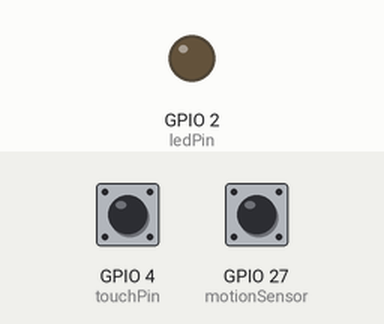
Bench run of a program on a simulated ESP32. Parts: output pins drawn as LEDs (lit = HIGH). The test bench sets the inputs (shaded band); at power-on: GPIO 4 (touchPin) HIGH, GPIO 27 (motionSensor) HIGH. WiFi joins after 1.5 s; servers stay silent unless stated; what the program prints to the serial monitor is not drawn.

Above: at 2.7 s.
2.8 s: GPIO 4 (touchPin) pulled LOW for 0.15 s
At 3.15 s:
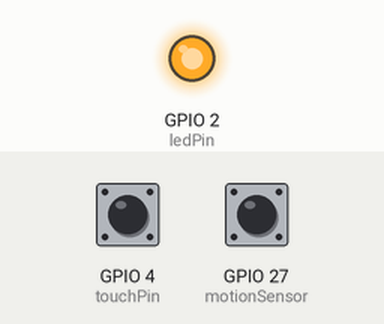
4.8 s: GPIO 27 (motionSensor) pulsed LOW 2 times (0.12 s each, 0.3 s apart)
Timing chart, 0 to 7.8 s (numbered marks = the images above; inputs shaded):
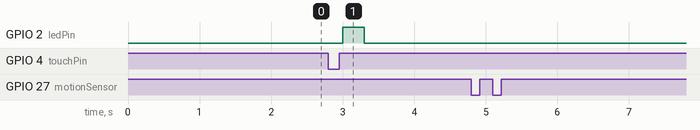

Measured:
- after the input at 2.8 s, GPIO 2 (ledPin): LOW → HIGH after 0.20 s, → LOW 0.30 s later
- after the input at 4.8 s, every drawn part: stays the same

The program:

main.cpp
```cpp
#include <Arduino.h>


/*
  Rui Santos
  Complete project details at https://RandomNerdTutorials.com/telegram-esp32-motion-detection-arduino/

  Project created using Brian Lough's Universal Telegram Bot Library: https://github.com/witnessmenow/Universal-Arduino-Telegram-Bot
*/

#include <WiFi.h>
#include <WiFiClientSecure.h>
#include <UniversalTelegramBot.h>
#include <ArduinoJson.h>

// Replace with your network credentials
static const char* WIFI_SSID = ENV_WIFI_SSID;
static const char* WIFI_PASSWORD = ENV_WIFI_PASSWORD;

// Initialize Telegram BOT
#define BOTtoken ENV_BOT_TOKEN  // your Bot Token (Get from Botfather)

// Use @myidbot to find out the chat ID of an individual or a group
// Also note that you need to click "start" on a bot before it can
// message you
#define CHAT_ID ENV_CHAT_ID

WiFiClientSecure client;
UniversalTelegramBot bot(BOTtoken, client);

const int motionSensor = 27; // PIR Motion Sensor
bool motionDetected = false;

// Indicates when motion is detected
void IRAM_ATTR detectsMovement() {
  //Serial.println("MOTION DETECTED!!!");
  motionDetected = true;
}

// set pin numbers
const int touchPin = 4;
const int ledPin = 2;

// change with your threshold value
const int threshold = 40;
// variable for storing the touch pin value
int touchValue;

bool touch1detected = false;

void gotTouch1(){
 touch1detected = true;
}


// put function declarations here:
int myFunction(int, int);

void setup() {
  Serial.begin(115200);

  // PIR Motion Sensor mode INPUT_PULLUP
  pinMode(motionSensor, INPUT_PULLUP);
  // Set motionSensor pin as interrupt, assign interrupt function and set RISING mode
  attachInterrupt(digitalPinToInterrupt(motionSensor), detectsMovement, RISING);

  // initialize the LED pin as an output:
  pinMode (ledPin, OUTPUT);

  touchAttachInterrupt(touchPin, gotTouch1, threshold);

  // Attempt to connect to Wifi network:
  Serial.print("Connecting Wifi: ");
  Serial.println(WIFI_SSID);

  WiFi.mode(WIFI_STA);
  WiFi.begin(WIFI_SSID, WIFI_PASSWORD);
  client.setCACert(TELEGRAM_CERTIFICATE_ROOT); // Add root certificate for api.telegram.org

  while (WiFi.status() != WL_CONNECTED) {
    Serial.print(".");
    delay(500);
  }

  Serial.println("");
  Serial.println("WiFi connected");
  Serial.print("IP address: ");
  Serial.println(WiFi.localIP());

  // bot.sendMessage(CHAT_ID, "Bot started up", "");
}

void loop() {
  if(motionDetected){
    bot.sendMessage(CHAT_ID, "Motion detected!!", "");
    Serial.println("Motion Detected");
    motionDetected = false;
  }

  // // read the state of the pushbutton value:
  // touchValue = touchRead(touchPin);
  // Serial.print(touchValue);
  // // check if the touchValue is below the threshold
  // // if it is, set ledPin to HIGH
  // if(touchValue < threshold){
  //   // turn LED on
  //   digitalWrite(ledPin, HIGH);
  //   Serial.println(" - LED on");

  //   bot.sendMessage(CHAT_ID, "Motion detected!!", "");
  //   Serial.println("Motion Detected");
  //   motionDetected = false;
  // }
  // else{
  //   // turn LED off
  //   digitalWrite(ledPin, LOW);
  //   Serial.println(" - LED off");
  // }

  if(touch1detected){
    touch1detected = false;
    Serial.println("Touch 1 detected");
    // turn LED on
    digitalWrite(ledPin, HIGH);
    bot.sendMessage(CHAT_ID, "Touch 1 detected!", "");
  }

    // turn LED off
    digitalWrite(ledPin, LOW);

  // Serial.println(touchRead(T0));  // get value using T0
  delay(500);
}

// put function definitions here:
int myFunction(int x, int y) {
  return x + y;
}
```
